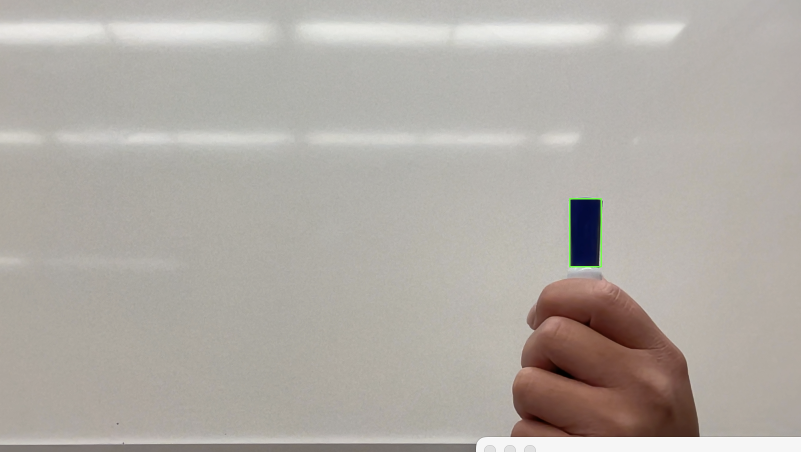
#> input picture lab1/images/task4_1_bounding_box.png, 1602 x 904 px, given in place of the camera (shown at 1/2 size)
$ python task4.py
#> lines starting #> are read from the running program, lines starting #| are printed output that depends on the picture; after the words box and inside, x2 and y2 are one past the last pixel; in counts of white or black regions, pixels touching at a corner belong together
import numpy as np
import cv2 as cv
from matplotlib import pyplot as plt
from sklearn.cluster import KMeans

# possible color choices: cv.COLOR_BGR2GRAY, cv.COLOR_BGR2HSV, cv.COLOR_BGR2RGB

def task4_1():
    cap = cv.VideoCapture(0)
    while(1):
        # Take each frame
        _, frame = cap.read()
#> frame is the input picture: shape (904, 1602, 3); mean B, G, R 165.2, 171.5, 176.9

        # Convert BGR to wanted color
        converted_frame = cv.cvtColor(frame, cv.COLOR_BGR2HSV)
#> converted_frame: shape (904, 1602, 3); mean H, S, V 20.2, 21.4, 177.3

        # define range of green color in HSV
        # green = 60, blue = 120
        green, blue = 60,120
        sensitivity = 10
        selected = blue
        lower_blue = np.array([selected-sensitivity, 100, 0])
        upper_blue = np.array([selected+sensitivity, 255, 255])

        # Threshold the HSV image to get only selected colors
        # mask is already in threshold form
        mask = cv.inRange(converted_frame, lower_blue, upper_blue)
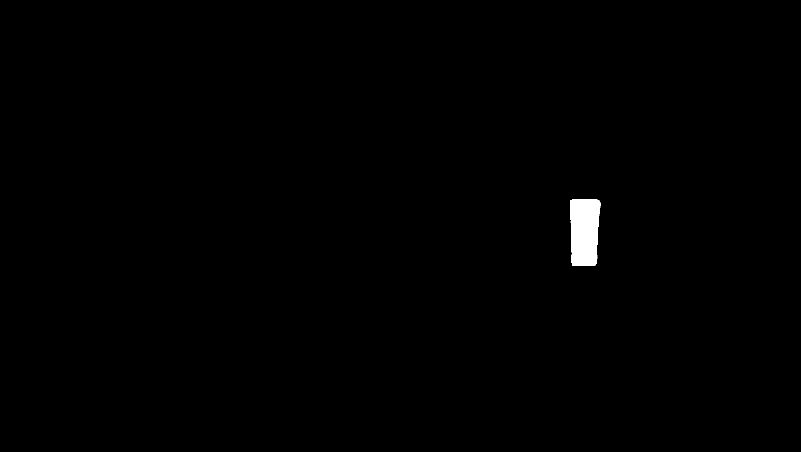
#> mask: shape (904, 1602) (shown at 1/2 size); 0.5% white; 1 white region

        # find contours
        contours, hierarchy = cv.findContours(mask, cv.RETR_EXTERNAL, cv.CHAIN_APPROX_SIMPLE)
#> contours = 1 contour; box (x1, y1, x2, y2) and area: (1141, 399, 1201, 532) 7038

        # create bounding box
        if (len(contours) > 0):
            cnt = contours[0]
#> cnt = contour of 70 points, box (x1, y1, x2, y2) (1141, 399, 1201, 532), area 7038
            x, y, w, h = cv.boundingRect(cnt)
#> x = 1141; y = 399; w = 60; h = 133
            cv.rectangle(frame, (x, y), (x+w, y+h), (0,255,0), 2)
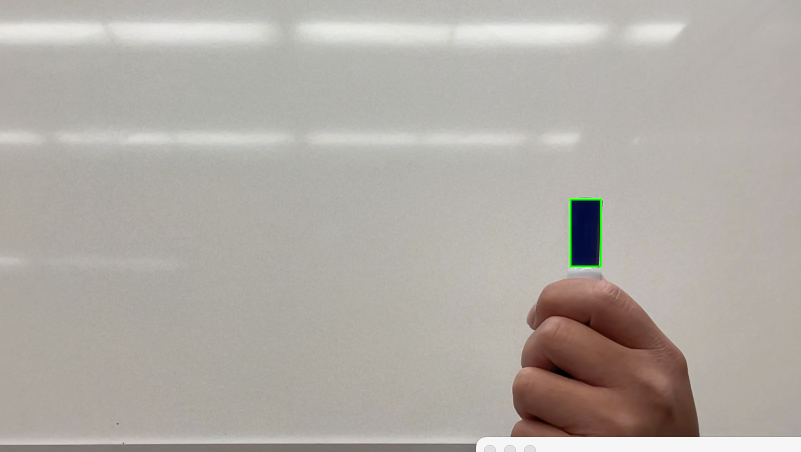
#> frame: shape (904, 1602, 3) (shown at 1/2 size); 0.08% of pixels changed, all inside (x1, y1, x2, y2) = (1140, 398, 1203, 534)

        # Bitwise-AND mask and original image
        #res = cv.bitwise_and(frame,frame, mask=mask)
        cv.imshow('frame', frame)
        cv.imshow('mask', mask)
        #cv.imshow('res',res)
        k = cv.waitKey(5) & 0xFF
#> (key Esc is pressed here)
        if k == 27:
            break
    cv.destroyAllWindows()

# [64 lines left out: function task4_4, not called in this run]

def main():
    task4_1()


if __name__ == '__main__':
    main()
